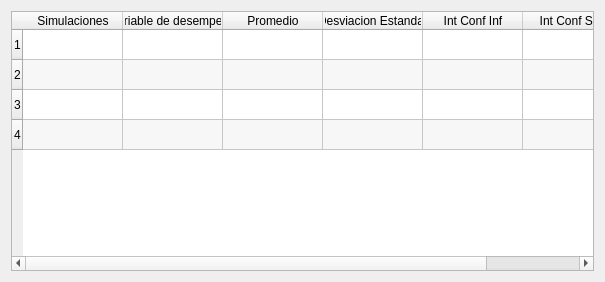
<?xml version="1.0" encoding="UTF-8"?>
<ui version="4.0">
 <class>Escenario</class>
 <widget class="QWidget" name="Escenario">
  <property name="geometry">
   <rect>
    <x>0</x>
    <y>0</y>
    <width>605</width>
    <height>282</height>
   </rect>
  </property>
  <property name="windowTitle">
   <string>Form</string>
  </property>
  <layout class="QHBoxLayout" name="horizontalLayout">
   <item>
    <widget class="QTableWidget" name="tb_datos">
     <property name="sizeAdjustPolicy">
      <enum>QAbstractScrollArea::AdjustIgnored</enum>
     </property>
     <property name="autoScroll">
      <bool>true</bool>
     </property>
     <property name="editTriggers">
      <set>QAbstractItemView::NoEditTriggers</set>
     </property>
     <property name="showDropIndicator" stdset="0">
      <bool>true</bool>
     </property>
     <property name="dragEnabled">
      <bool>false</bool>
     </property>
     <property name="dragDropOverwriteMode">
      <bool>true</bool>
     </property>
     <property name="alternatingRowColors">
      <bool>true</bool>
     </property>
     <property name="showGrid">
      <bool>true</bool>
     </property>
     <property name="gridStyle">
      <enum>Qt::SolidLine</enum>
     </property>
     <property name="sortingEnabled">
      <bool>false</bool>
     </property>
     <property name="wordWrap">
      <bool>true</bool>
     </property>
     <property name="cornerButtonEnabled">
      <bool>true</bool>
     </property>
     <property name="rowCount">
      <number>4</number>
     </property>
     <row/>
     <row/>
     <row/>
     <row/>
     <column>
      <property name="text">
       <string>Simulaciones</string>
      </property>
     </column>
     <column>
      <property name="text">
       <string>Variable de desempeño</string>
      </property>
     </column>
     <column>
      <property name="text">
       <string>Promedio</string>
      </property>
     </column>
     <column>
      <property name="text">
       <string>Desviacion Estandar</string>
      </property>
     </column>
     <column>
      <property name="text">
       <string>Int Conf Inf</string>
      </property>
     </column>
     <column>
      <property name="text">
       <string>Int Conf Sup</string>
      </property>
     </column>
    </widget>
   </item>
  </layout>
 </widget>
 <resources/>
 <connections/>
</ui>
